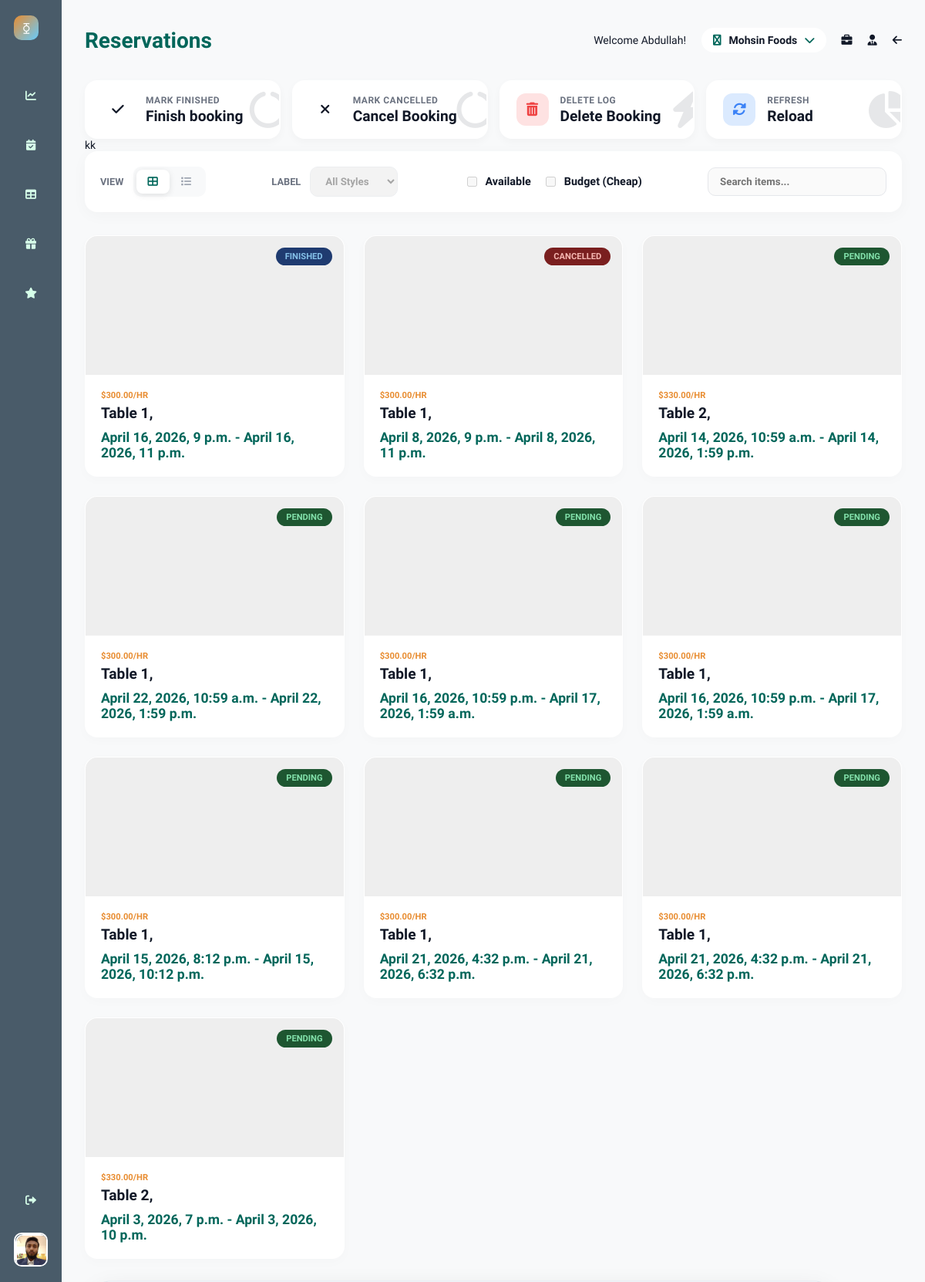
Before: /business/reservations/ (signed in) with the older database file.
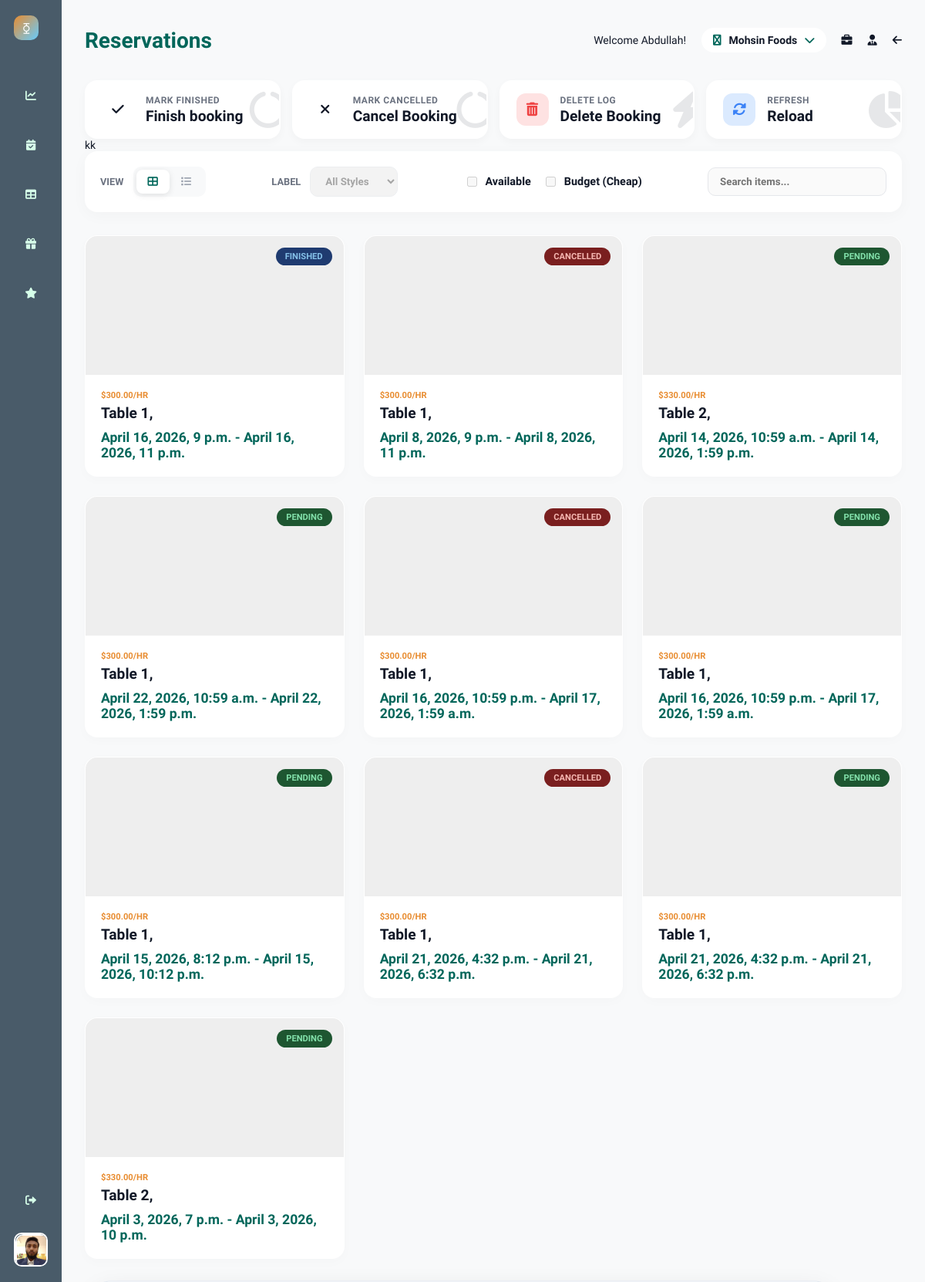
After: the same page with the newer database file.
### Reservations/models.py (models this page shows, shortened)
class Booking(models.Model):
    STATUS_PENDING = 'pending'
    STATUS_FINISHED = 'finished'
    STATUS_CANCELLED = 'cancelled'
    STATUS_CHOICES = [
        (STATUS_PENDING, 'Pending'),
        (STATUS_FINISHED, 'Finished'),
        (STATUS_CANCELLED, 'Cancelled'),
    ]
    restaurant = models.ForeignKey('Restaurants.Restaurant', on_delete=models.CASCADE)
    customer = models.ForeignKey(User, on_delete=models.CASCADE, related_name='bookings')
    tables = models.ManyToManyField('Restaurants.Table', related_name='bookings')
    booking_start_datetime = models.DateTimeField()
    booking_end_datetime = models.DateTimeField()
    status = models.CharField(max_length=10, choices=STATUS_CHOICES, default=STATUS_PENDING)
    card_number = models.CharField(max_length=16)
    name_on_the_card = models.CharField(max_length=50)
    total_price = models.DecimalField(max_digits=10, decimal_places=2, default=0.0)
    created_at = models.DateTimeField(auto_now_add=True)

### Restaurants/decorators.py (the view)
    def _wrapped(request, *args, **kwargs):
        print("I am here in _wrapped")
        user = request.user
        if not user.is_authenticated:
            raise PermissionDenied
        elif (not isStaff(user)) and (not isOwner(user)):
            raise PermissionDenied
        else:
            print("survived both in _wrapped", user.is_authenticated, isStaff(user), isOwner(user))
            return view_func(request, *args, **kwargs)

### Core/templatetags/auth_tags.py (called while the page is built)
@register.filter
def is_owner(user):
    return RestaurantStaff.objects.filter(
        user=user,
        role='OWNER'
    ).exists()

### Restaurants/Services.py (called while the page is built)
def isStaff(user):
    return RestaurantStaff.objects.filter(
        user=user,
        role="STAFF"
    ).exists()

def isOwner(user):
    return RestaurantStaff.objects.filter(
        user=user,
        role="OWNER"
    ).exists()

### Restaurants/views.py (called while the page is built)
@restrict_access
def reservations(request):
    restaurant = Restaurant.objects.get(id=request.session["selected_restaurant_id"])
    all_reservations = Booking.objects.filter(restaurant=restaurant).all()
    return render(
        request, "Restaurants/reservations.html", {"reservations": all_reservations}
    )

### Restaurants/templates/Restaurants/reservations.html (shortened to what this page needs)
{% extends "Restaurants/base.html" %}
{% load static %}
{% block styles %}
<link rel="stylesheet" href="{% static 'Restaurants/css/stylishgrid.css' %}">
{% endblock %}
{% block name %} Reservations {% endblock %}
{% block buttons %}
<div class="action-card btn-finish booking_finish">
    <div class="icon-box">
        <i class="fas fa-check"></i>
    </div>
    <div class="card-content">
        <span class="card-label">Mark Finished</span>
        <span class="card-value">Finish booking</span>
    </div>
    <i class="fas fa-circle-notch progress-mini"></i>
</div>
<div class="action-card btn-cancel booking_cancel">
    <div class="icon-box">
        <i class="fas fa-times"></i>
    </div>
    <div class="card-content">
        <span class="card-label">Mark Cancelled</span>
        <span class="card-value">Cancel Booking</span>
    </div>
    <i class="fas fa-circle-notch progress-mini"></i>
</div>
<div class="action-card btn-delete">
    <div class="icon-box">
        <i class="fas fa-trash-alt"></i>
    </div>
    <div class="card-content">
        <span class="card-label">Delete Log</span>
        <span class="card-value">Delete Booking</span>
    </div>
    <i class="fas fa-bolt progress-mini"></i>
</div>
<div class="action-card btn-view">
    <div class="icon-box">
        <i class="fas fa-sync-alt"></i>
    </div>
    <div class="card-content">
        <span class="card-label">Refresh</span>
        <span class="card-value">Reload</span>
    </div>
    <i class="fas fa-pie-chart progress-mini"></i>
</div>
{% endblock %}
{% block content %}
<div class="container">
    <header class="filter-panel">
        <div class="filter-group">
            <span class="filter-label">View</span>
            <div class="view-switcher">
                <button class="view-btn active" id="gridBtn" title="Grid View">
                    <i class="fas fa-th-large"></i>
                </button>
                <button class="view-btn" id="listBtn" title="List View">
                    <i class="fas fa-list"></i>
                </button>
            </div>
        </div>
        <div class="filter-group">
            <span class="filter-label">Label</span>
            <select class="custom-select" disabled>
                <option value="all">All Styles</option>
            </select>
        </div>
        <div class="filter-group toggle-filter">
            <label class="checkbox-wrapper">
                <input type="checkbox" disabled> Available
            </label>
            <label class="checkbox-wrapper">
                <input type="checkbox" disabled> Budget (Cheap)
            </label>
        </div>
        <div class="filter-group">
            <input type="text" class="custom-select" placeholder="Search items..." style="width: 200px;" disabled>
        </div>
    </header>
    <main class="data-grid grid-view" id="mainGrid">
        {% for r in reservations %}
        <div class="item-card clickable-card" data-label="adventure" data-id="{{r.id}}">
            <div class="item-image">
                <span class="status-badge
    {% if r.status == 'finished' %}status-finished
    {% elif r.status == 'pending' %}status-pending
    {% elif r.status == 'cancelled' %}status-cancelled
    {% else %}status-unknown{% endif %}">
                    {{ r.status|capfirst }}
                </span>
            </div>
            <div class="item-content">
                <div>
                    <span class="item-label">${{r.total_price}}/hr</span>
                    <h3 class="item-title">{% for table in r.tables.all %}{{ table.name }}, {% endfor %}</h3>
                </div>
                <div class="item-price">{{r.booking_start_datetime}} - {{r.booking_end_datetime}}</div>
            </div>
        </div>
        {% endfor %}
    </main>
</div>
{% endblock %}

Changed rows visible on the page:
changed Booking (number 5 of 10 on the later page): status "PENDING" → "CANCELLED"
changed Booking (number 8 of 10 on the later page): status "PENDING" → "CANCELLED"
